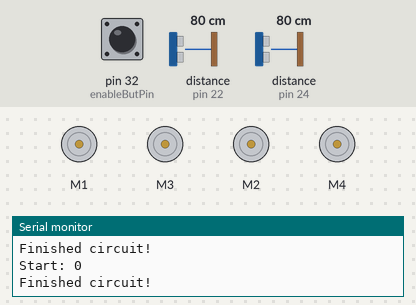
Simulated run of this sketch. Board: Arduino Mega 2560, built with avr-gcc and run on an emulated ATmega2560. On the bench: 4 × DC motor (green arrow = forward, orange = backward, longer = faster), the last lines printed to the serial monitor. The test bench sets the inputs (shaded band); at power-on: pin 32 (enableButPin) LOW, distance to the obstacle (sensors on pin 24, pin 22) 80 cm. The echo pulse lasts 58.3 µs per cm.

Above: at 2.8 s.
2.9 s: pin 32 (enableButPin) pulled HIGH for 1.2 s
At 5.2 s:
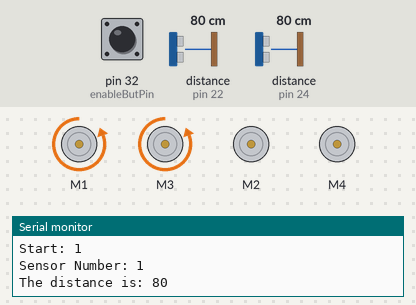
5.6 s: distance to the obstacle (sensor on pin 24) set to 14 cm
7.4 s: distance to the obstacle (sensor on pin 24) set to 11 cm
At 11.3 s:
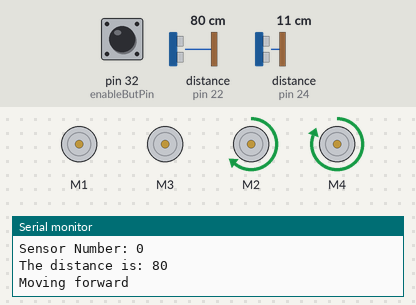
Timing chart, 0 to 12.8 s (numbered marks = the images above; inputs shaded):
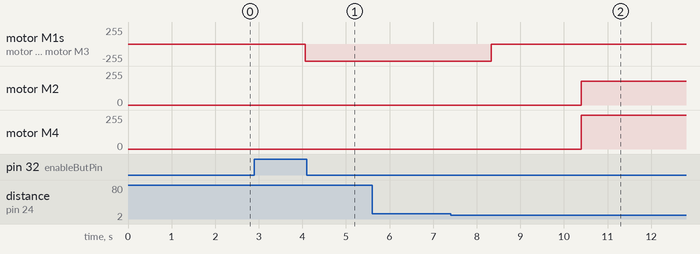

Measured:
- the behaviour switches between 13 and 12 cm on distance to the obstacle (sensor on pin 24) (found by bisection; images 1 and 2)
- after the input at 2.9 s, motor M1, motor M3: stopped → backward 255/255 after 1.2 s
- after the input at 7.4 s, motor M1, motor M3: backward 255/255 → stopped after 0.94 s; motor M2: stopped → forward 180/255 after 3.0 s; motor M4: stopped → forward 255/255 after 3.0 s

The sketch:

loop.ino
```cpp
#include <AFMotor.h>

// define constants for sonar sensors
const int echoPin[] = {
  22,24,26,28}; // Echo Pin
const int trigPin[] = {
  23,25,27,29}; // Trigger Pin

const float distanceConstant = 58.2;

int maxRange = 12;

//define objects for motors
AF_DCMotor frontMotor(1);
AF_DCMotor leftMotor(2);
AF_DCMotor backMotor(3);
AF_DCMotor rightMotor(4);

long duration, distance;

int dir = 1; // 0 - front, 1 - right, 2 - back, 3 - left
int prevDir = 2;
int sensorNum = 1;

//enable pin to start
boolean start;
const int enableButPin = 32;
int enableState = 0;
int prevEnableState = 0;

int lapsFinished = 0;

void setup()
{
  Serial.begin(9600);

  for (int i = 0; i < 4; i++)
  {
    pinMode(trigPin[i], OUTPUT);
    pinMode(echoPin[i], INPUT);
  }
  pinMode(enableButPin, INPUT);
}

void loop()
{
  enableState = digitalRead(enableButPin);
  delay(1);

  if(enableState != prevEnableState)
  {
    if(enableState)
      start = 1;
  }

  Serial.print("Start: ");
  Serial.println(start);

  if(start)
  {
    //Every iteration, check distance to wall
    sensor(sensorNum);
    Serial.print("Sensor Number: ");
    Serial.println(sensorNum);

    // diagnostic outputs
    Serial.print("The distance is: ");
    Serial.println(distance);

    // function call to determine if at wall or not
    keepDriving();
    Serial.print("Previous direction: ");
    Serial.println(prevDir);

    Serial.print("Motor Direction:  ");
    Serial.println(dir);
  }
  else
  {
    Serial.println("Finished circuit!");
    delay(1000);
  }
}

// Function to turn off motors, before switching directions
void turnMotorsOff()
{
  // Write low to all enable pins on H-bridge (0 volts)
  frontMotor.run(RELEASE);
  leftMotor.run(RELEASE);
  backMotor.run(RELEASE);
  rightMotor.run(RELEASE);

  Serial.println("Motors off?");
  delay(1000);
}

void keepDriving()
{
  // At designated location
  if (distance <= maxRange)
  {
    turnMotorsOff(); // turn motors off before making decision, so it doesn't keep driving

    if(dir == 1) // If going right, switch to going forward (for first hopper and first instance)
    {
      prevDir = dir;
      dir = 0;
      sensorNum = 0;
    }
    else if (dir == 0) // If going forward, switch to going left
    {
      prevDir = dir;
      dir = 3;
      sensorNum = 3;
    }
    else if (dir == 2)
    {
      prevDir = dir;
      dir = 1;
      sensorNum = 1;
      lapsFinished++;

      if (lapsFinished == 10)
      {
        start = 0;
      }
    }
    else if (dir == 3)
    {
      prevDir = dir;
      dir = 2;
      sensorNum = 2;
    }
  }
  else if (distance >= maxRange){ // Not close enough, keep driving in direction
    movement(dir);
  }
}

void movement(int motorDirection)//0 is forward, 1 is right, 2 is back, 3 is left, -1 is nothing
{
// direct motors to turn in appropriate direction and speed
  if (motorDirection == 0 || motorDirection == 2)
  {
    leftMotor.setSpeed(180);
    rightMotor.setSpeed(255);
    if(motorDirection == 0)
    {
      Serial.println("Moving forward");
      delay(1000);
      leftMotor.run(FORWARD);
      rightMotor.run(FORWARD);
    }
    else
    {
      Serial.println("Moving back");
      delay(1000);
      leftMotor.run(BACKWARD);
      rightMotor.run(BACKWARD);
    }
  }
  else if(motorDirection == 1 || motorDirection == 3)
  {
    frontMotor.setSpeed(255);
    backMotor.setSpeed(255);
    if(motorDirection == 1)
    {
      Serial.println("Moving right");
      delay(1000);
      frontMotor.run(BACKWARD);
      backMotor.run(BACKWARD);
    }
    else
    {
      Serial.println("Moving left");
      delay(1000);
      frontMotor.run(FORWARD);
      backMotor.run(FORWARD);
    }
  }
  else
  {
    Serial.println("Don't need to move");
    turnMotorsOff();
  }
}

// function for determining distance to wall/objects
void sensor(int sensorNum)
{
  digitalWrite(trigPin[sensorNum], LOW);
  delayMicroseconds(2);

  digitalWrite(trigPin[sensorNum], HIGH);
  delayMicroseconds(10);

  digitalWrite(trigPin[sensorNum], LOW);
  duration = pulseIn(echoPin[sensorNum], HIGH);

  //Calculate the distance (in cm) based on the speed of sound.
  distance = duration/distanceConstant;

  delay(50);
}
```
